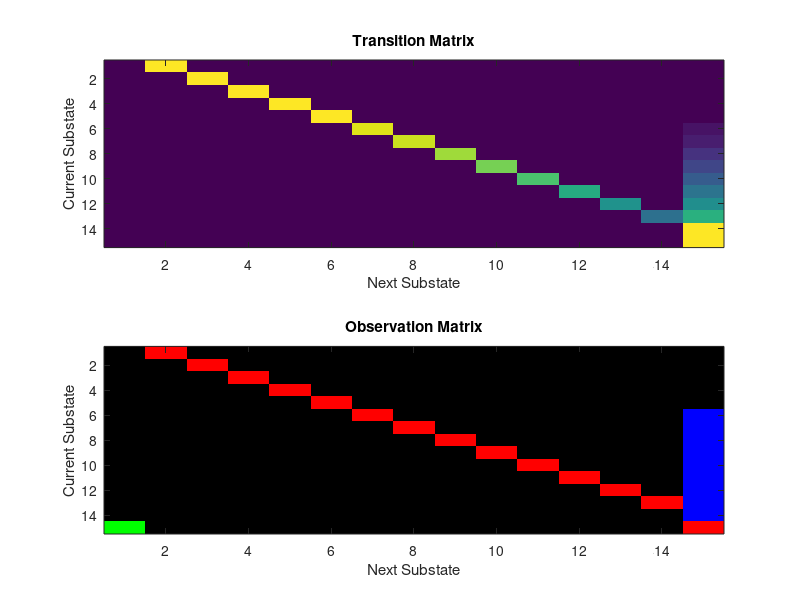

MATLAB code to generate this figure: (Note: this script raises an error after producing the figure.)
% Dopamine RPEs Reflect Hidden State Inference Across Time:
% Task 1 Model (100% Rewarded)
% POMDP in the spirit of Daw et al. (2006), Rao (2010)
% Authors: Clara Kwon Starkweather, Dr. Samuel J. Gershman


%initialize
    nTrials = 5000; %number of trials
    x=[]; %series of observations during trials - will be filled in later

% Gaussian probability distribution and cumulative probability distribution
    ISIpdf=normpdf([1.2 1.4 1.6 1.8 2 2.2 2.4 2.6 2.8],2,0.5)/sum(normpdf([1.2 1.4 1.6 1.8 2 2.2 2.4 2.6 2.8],2,0.5));
    ISIcdf=[0.0477    0.1312    0.2558    0.4142    0.5858    0.7442    0.8688    0.9523    1.0000];

% Uncomment 2 lines directly below for flat probability distribution -
% as seen in Supplementary Figure 9
%    ISIpdf=[0.111 0.111 0.111 0.111 0.111 0.111 0.111 0.111 0.111];
%    ISIcdf=[0.111 0.222 0.333 0.444 0.555 0.666 0.777 0.888 1.0];
   
% Create distribution of ISI's
% Possible ISIs range from 5-13
for i=1:nTrials
    ISIdistributionMatrix(i)=sum(ISIcdf<rand)+5;
end

% Calculate hazard rate of receiving reward after substates 5-14 (ISIhazard);
% Used later to create transition matrix
    ISIhazard(1)=ISIpdf(1);
    for i=2:length(ISIpdf)
    ISIhazard(i)=ISIpdf(i)/(1-ISIcdf(i-1));
    end
    
% Set hazard rate of transitioning OUT of the ITI
% 1/65 is based on task parameters
    ITIhazard=(1/65);

    
% Generate sequence of observations that corresponds to trials
% Observations:
%   Null-->1
%   Odor ON-->2
%   Reward-->3
for i=1:nTrials
    ISI = ones(1,ISIdistributionMatrix(i));
    ITI = ones(1,geornd(ITIhazard));
    trial=[2;ISI';3;ITI'];
    x=[x;trial];
    ITIdistributionMatrix(i)=length(ITI);
end

% states:
% ISI = 1-14
% ITI = 15

%Fill out the observation matrix O
% O(x,y,:) = [a b c]
% a is the probability that observation 1 (null) was observed given that a
% transition from sub-state x-->y just occurred
% b is the probability that observation 2 (odor ON) was observed given that
% a transition from sub-state x-->y just occurred
% c is the probability that observation 2 (reward) was observed given that
% a transition from sub-state x-->y just occurred

O=zeros(15,15,3);

%ISI
    O(1,2,:) = [1 0 0];
    O(2,3,:) = [1 0 0];
    O(3,4,:) = [1 0 0];
    O(4,5,:) = [1 0 0];
    O(5,6,:) = [1 0 0];
    O(6,7,:) = [1 0 0];
    O(7,8,:) = [1 0 0];
    O(8,9,:) = [1 0 0];
    O(9,10,:) = [1 0 0];
    O(10,11,:) = [1 0 0];
    O(11,12,:) = [1 0 0];
    O(12,13,:) = [1 0 0];
    O(13,14,:) = [1 0 0];

%obtaining reward
    O(14,15,:) = [0 0 1];
    O(13,15,:) = [0 0 1];
    O(12,15,:) = [0 0 1];
    O(11,15,:) = [0 0 1];
    O(10,15,:) = [0 0 1];
    O(9,15,:) = [0 0 1];
    O(8,15,:) = [0 0 1];
    O(7,15,:) = [0 0 1];
    O(6,15,:) = [0 0 1];
    
%stimulus onset
    O(15,1,:) = [0 1 0];
    
%ITI
    O(15,15,:) = [1 0 0];
    
    
%Fill out the transition matrix T
%T(x,y) is the probability of transitioning from sub-state x-->y
T=zeros(15,15);

%odor ON from substates 1-6
%no probability of transitioning out of ISI while odor ON
T(1,2)=1;
T(2,3)=1;
T(3,4)=1;
T(4,5)=1;
T(5,6)=1;

%T(ISIsubstate_i+6-->ISIsubstate_i+7) = ISIhazard(i)
%these substates span the variable ISI interval
%if reward is received, then transition into the ITI
for i=5:length(ISIhazard)+4
    T(1+i,2+i)=1-ISIhazard(i-4);
    T(1+i,15)=ISIhazard(i-4);
end
T(14,15)=1;

% ITI length is drawn from exponential distribution in task
% this is captured with single ITI substate with high self-transition
% probability
T(15,15)=(1-ITIhazard);
T(15,1)=ITIhazard;

%% Visualize the transition and observation matrices
%Code for Supplementary Figure 7
subplot(2,1,1)
imagesc(T)
title('Transition Matrix')
xlabel('Next Substate')
ylabel('Current Substate')

subplot(2,1,2)
imagesc(O)
title('Observation Matrix')
xlabel('Next Substate')
ylabel('Current Substate')
%% Run TD learning

results = TD(x,O,T);

%% plot RPE as a function of ISI; plot every trial

RewardIndices=find(x==3);
RewardIndices=RewardIndices(length(ISIdistributionMatrix)*0.4:end); % only look at trials after 2000 trials
ISIsforplot=ISIdistributionMatrix(length(ISIdistributionMatrix)*0.4:end); % only look at trials after 2000 trials

plot(ISIsforplot,results.rpe(RewardIndices),'k*')
xlabel('ISI')
ylabel('TD error')
%% plot average RPE for each ISI
% Code for Supplementary Figure 5

RewardRPE=results.rpe(RewardIndices);

% Average RPEs (and standard error) for each ISI length
for i=1:9
    averageRPE(i)=sum(RewardRPE(find(ISIsforplot==i+4)))/length(find(ISIsforplot==i+4));
    errorRPE(i)=std(RewardRPE(find(ISIsforplot==i+4)))/sqrt(length(find(ISIsforplot==i+4)));
end

% Plotting average RPE and standard error for each ISI
for i=1:9
    errorbar(i, averageRPE(i), errorRPE(i),'k')
    hold on
    plot(i, averageRPE(i), '.','Color',[1-i*.1 i*.1 1],'markersize',25)
    hold on
end

xlabel('time of reward delivery','fontSize',20)
ylabel('Average TD error','fontSize',20)

%% Value, valueprime, and RPE
%Code for Figure 6
    cueonsets=find(x==2);
    whichISI=13; %how long is the ISI for the trial type that you want to plot the value signal for? range: 5-13
    cueonsets=cueonsets(ISIdistributionMatrix==whichISI);
    cueonsets=cueonsets(round(length(cueonsets)*0.4):end-12); %  only look at trials after 2000 trials
    
    value=zeros(1,20);
    valueprime=zeros(1,20);
    rpe=zeros(1,20);
    for i=1:length(cueonsets)
        for j=1:20
            value(j)=results.value(cueonsets(i)+j-2)+value(j);
            valueprime(j)=results.value(cueonsets(i)+j-1)+valueprime(j);
            rpe(j)=results.rpe(cueonsets(i)+j-2)+rpe(j);
        end
    end
    
% plot value, value(t+1) and rpe
    subplot(3,1,1)
    plot(value/length(cueonsets),'k')
    hold on
    plot(valueprime/length(cueonsets),'Color',[0.5 0.5 0.5])
    title('Value [black] and Value(t+1) [grey]')
    
    subplot(3,1,2)
    plot((valueprime-value)/length(cueonsets),'k')
    title('Value(t+1)-Value(t)')

    subplot(3,1,3)
    plot(rpe/length(cueonsets),'Color',[1-(whichISI-4)/9 (whichISI-4)/9 1])
    title('TD error')

%% Plot substate weights
%Code for weights shown in Figure 6
for i=1:15
    weight(i)=sum(results.w(round(length(results.w)*0.4):end,i));
end
bar(weight/(round(length(results.w)*0.6)))
ylim([0 3])
ylabel('Weight')
xlabel('substate')
%% Generate matrix of RPEs for plotting
%Code for RPEs shown in Figure 5

    RPE=zeros(10,30);
    allOdorIndices=find(x==2);
    odorIndicesforplot=allOdorIndices(length(allOdorIndices)*0.4:end-12);
    ISIsforplot=ISIdistributionMatrix(length(allOdorIndices)*0.4:end-12);
    
    for i=1:length(ISIsforplot)
            RPE(ISIsforplot(i)-4,:)=(results.rpe((odorIndicesforplot(i)-5:odorIndicesforplot(i)+24)))'+RPE(ISIsforplot(i)-4,:);
    end

% divide by the number of trials to compute each ISI's average RPE
for i=1:size(RPE,1)
    RPE(i,:)=RPE(i,:)/sum(ISIsforplot==i+4);
end
plot((RPE(1:9,:))')
ylabel('TD Error')
xlabel('time')